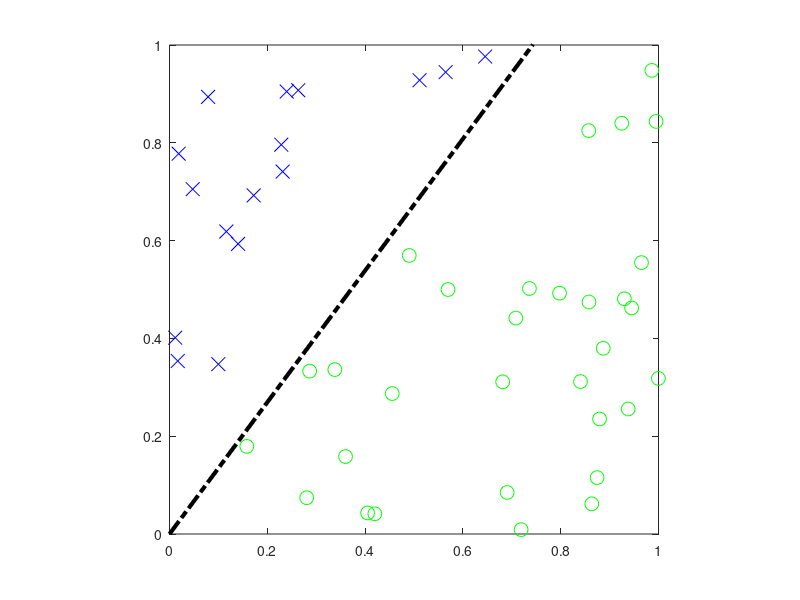

Here is the MATLAB script that generated this plot: (Note: this script raises an error after producing the figure.)
close all
clear
clc
rng(15)
nsample = 50;
X = rand(nsample, 2);
Y = zeros(nsample,1);
for i = 1:nsample
    y1 = X(i,1)+.2;
    y2 = X(i,1)+.1;
    if X(i,2)<= y1 && X(i,2)>= y2
        Y(i) = 0;
    elseif X(i,2)> y1
        Y(i) = -1;
    else
        Y(i) = 1;
    end
end
indexx = find(Y~=0);
X = X(indexx,:);
Y = Y(indexx,:);
nsample = size(X,1);
T = 10;
X = [X';ones(1,nsample)];
Y = Y';

% init weigth vector
w=[.01 .01 0]';
% figure
pos = find(Y'>0);
neg = find(Y'<0);
% figure
% M
movie_iter = 0;
counter = 0;
frameno=10;
for iteration = 1 : T  %<- in practice, use some stopping criterion!
    for ii = 1 : size(X,2)         %cycle through training set
        clf;
        axis square;
        plot(X(1,pos),X(2,pos),'go','Markersize', 10)
        hold on
        plot(X(1,neg),X(2,neg),'bx','Markersize', 10)
        minB = - (w(1) * 0 + w(3)) ./ w(2);
        maxB = - (w(1) * 1 + w(3)) ./ w(2);
        H = line([0, 1], [minB, maxB]);
        hold on;
        set(H, 'LineStyle', '-.', 'Linewidth', 3, 'Color', 'k')
        axis([0 1 0 1]);
        axis square;
        drawnow
        M0=getframe(gcf);
        flagg = 0;
        if sign(w'*X(:,ii)) ~= Y(ii) %wrong decision?
            w = w + 1*X(:,ii) * Y(ii);   %then add (or subtract) this point to w
            plot(X(1,ii),X(2,ii),'rs','Markersize', 10,'MarkerFaceColor','r')
            flagg = 1;
            counter = counter + 1;
        end
        axis([0 1 0 1]);
        axis square
        drawnow
        hold off
        if flagg == 1 && counter>=9
            
            for l = 1:frameno
                movie_iter = movie_iter+1;
                M1(movie_iter) = M0;
            end
            M1(movie_iter)=getframe(gcf);
            for l = 1:frameno
                movie_iter = movie_iter+1;
                M1(movie_iter) = M1(movie_iter -1);
            end
            
        end
    end
end
axis([0 1 0 1]);
axis square;
drawnow;
M1(movie_iter)=getframe(gcf);
for l = 1:frameno
    movie_iter = movie_iter+1;
    M1(movie_iter) = M1(movie_iter -1);
end

v = VideoWriter('learning_fast.avi');
open(v)
writeVideo(v,M1)
close(v)
% save data

